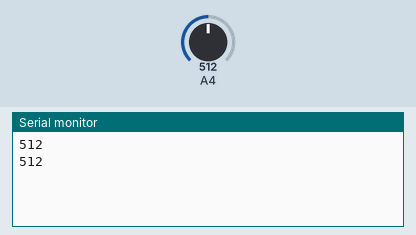
This sketch was run on a simulated Arduino Uno, built with avr-gcc and run on an emulated ATmega328P. Shown: the last lines printed to the serial monitor. The test bench sets the inputs (shaded band); at power-on: A4 = 512.

Above: at 1.8 s.
1.9 s: A4 set to 716
At 2.8 s:
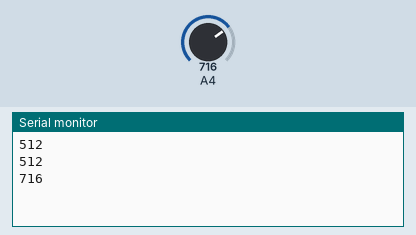
3.4 s: A4 set to 900
At 4.4 s:
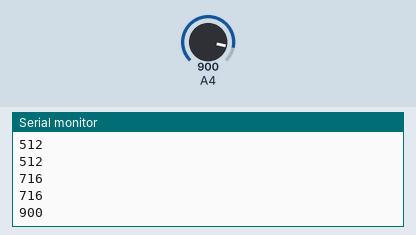
Timing chart, 0 to 6.4 s (numbered marks = the images above; inputs shaded):
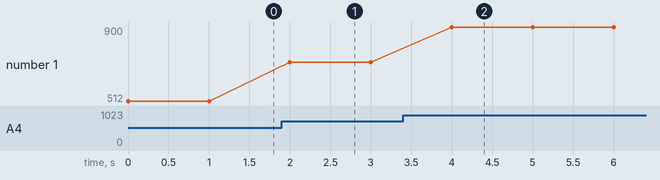

Measured:
- after the input at 1.9 s, the serial monitor: prints a new line after 0.10 s (image 1)
- after the input at 3.4 s, the serial monitor: prints a new line after 0.60 s (image 2)
- plotted number 1: 512 → 716 after the input at 1.9 s, 716 → 900 after the input at 3.4 s

The sketch:

issah.ino
```cpp
void setup() {
  Serial.begin(9600);

}

void loop() {
  int val = analogRead(A4);
Serial.println(val);
delay(1000);
}
```
